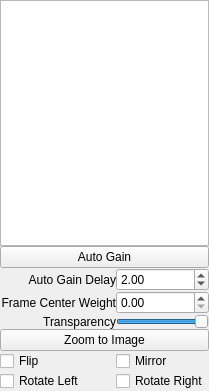
<?xml version="1.0" encoding="UTF-8"?>
<ui version="4.0">
 <class>Form</class>
 <widget class="QWidget" name="Form">
  <property name="geometry">
   <rect>
    <x>0</x>
    <y>0</y>
    <width>176</width>
    <height>391</height>
   </rect>
  </property>
  <property name="windowTitle">
   <string>Form</string>
  </property>
  <layout class="QGridLayout" name="gridLayout">
   <property name="leftMargin">
    <number>0</number>
   </property>
   <property name="topMargin">
    <number>0</number>
   </property>
   <property name="rightMargin">
    <number>0</number>
   </property>
   <property name="bottomMargin">
    <number>0</number>
   </property>
   <property name="spacing">
    <number>0</number>
   </property>
   <item row="0" column="0" colspan="2">
    <widget class="HistogramLUTWidget" name="histogram"/>
   </item>
   <item row="1" column="0" colspan="2">
    <widget class="QPushButton" name="btnAutoGain">
     <property name="toolTip">
      <string>Determines the behavior of the white/black level sliders.
When enabled, the sliders maximum and minimum values are set
to the maximum and minimum intensity values in the image.
When disabled, the minimum is 0 and the maximum is the largest 
possible intensity given the bit depth of the camera.</string>
     </property>
     <property name="text">
      <string>Auto Gain</string>
     </property>
     <property name="checkable">
      <bool>true</bool>
     </property>
     <property name="checked">
      <bool>false</bool>
     </property>
    </widget>
   </item>
   <item row="2" column="0">
    <widget class="QLabel" name="label_6">
     <property name="text">
      <string>Auto Gain Delay</string>
     </property>
     <property name="alignment">
      <set>Qt::AlignRight|Qt::AlignTrailing|Qt::AlignVCenter</set>
     </property>
    </widget>
   </item>
   <item row="2" column="1">
    <widget class="QDoubleSpinBox" name="spinAutoGainSpeed">
     <property name="toolTip">
      <string>Smooths out the auto gain control, prevents very
brief flashes from affecting the gain. Larger values
indicate more smoothing.
</string>
     </property>
     <property name="value">
      <double>2.000000000000000</double>
     </property>
    </widget>
   </item>
   <item row="3" column="0">
    <widget class="QLabel" name="label_8">
     <property name="text">
      <string>Frame Center Weight</string>
     </property>
     <property name="alignment">
      <set>Qt::AlignRight|Qt::AlignTrailing|Qt::AlignVCenter</set>
     </property>
    </widget>
   </item>
   <item row="3" column="1">
    <widget class="QDoubleSpinBox" name="spinAutoGainCenterWeight">
     <property name="toolTip">
      <string>Weights the auto gain measurement to the center 1/3 of
the frame when set to 1.0. A value of 0.0 meters from 
the entire frame.</string>
     </property>
     <property name="maximum">
      <double>1.000000000000000</double>
     </property>
     <property name="singleStep">
      <double>0.100000000000000</double>
     </property>
    </widget>
   </item>
   <item row="6" column="0" colspan="2">
    <widget class="QPushButton" name="zoomLiveBtn">
     <property name="text">
      <string>Zoom to Image</string>
     </property>
    </widget>
   </item>
   <item row="7" column="1">
    <widget class="QCheckBox" name="mirrorChkBox">
     <property name="text">
      <string>Mirror</string>
     </property>
     <property name="autoRepeat">
      <bool>false</bool>
     </property>
     <property name="tristate">
      <bool>false</bool>
     </property>
    </widget>
   </item>
   <item row="4" column="1">
    <widget class="QSlider" name="alphaSlider">
     <property name="maximum">
      <number>100</number>
     </property>
     <property name="singleStep">
      <number>1</number>
     </property>
     <property name="value">
      <number>100</number>
     </property>
     <property name="orientation">
      <enum>Qt::Horizontal</enum>
     </property>
    </widget>
   </item>
   <item row="4" column="0">
    <widget class="QLabel" name="label_4">
     <property name="sizePolicy">
      <sizepolicy hsizetype="Minimum" vsizetype="Preferred">
       <horstretch>0</horstretch>
       <verstretch>0</verstretch>
      </sizepolicy>
     </property>
     <property name="text">
      <string>Transparency</string>
     </property>
     <property name="alignment">
      <set>Qt::AlignRight|Qt::AlignTrailing|Qt::AlignVCenter</set>
     </property>
    </widget>
   </item>
   <item row="7" column="0">
    <widget class="QCheckBox" name="flipChkBox">
     <property name="text">
      <string>Flip</string>
     </property>
     <property name="checkable">
      <bool>true</bool>
     </property>
     <property name="checked">
      <bool>false</bool>
     </property>
     <property name="autoRepeat">
      <bool>false</bool>
     </property>
     <property name="autoExclusive">
      <bool>false</bool>
     </property>
     <property name="tristate">
      <bool>false</bool>
     </property>
    </widget>
   </item>
   <item row="9" column="0">
    <widget class="QCheckBox" name="rotateLeftChkBox">
     <property name="text">
      <string>Rotate Left</string>
     </property>
     <property name="checkable">
      <bool>true</bool>
     </property>
     <property name="autoExclusive">
      <bool>false</bool>
     </property>
     <property name="tristate">
      <bool>false</bool>
     </property>
    </widget>
   </item>
   <item row="9" column="1">
    <widget class="QCheckBox" name="rotateRightChkBox">
     <property name="text">
      <string>Rotate Right</string>
     </property>
     <property name="checkable">
      <bool>true</bool>
     </property>
     <property name="autoExclusive">
      <bool>false</bool>
     </property>
     <property name="tristate">
      <bool>false</bool>
     </property>
    </widget>
   </item>
  </layout>
 </widget>
 <customwidgets>
  <customwidget>
   <class>HistogramLUTWidget</class>
   <extends>QGraphicsView</extends>
   <header>acq4.pyqtgraph</header>
  </customwidget>
 </customwidgets>
 <resources/>
 <connections/>
</ui>
